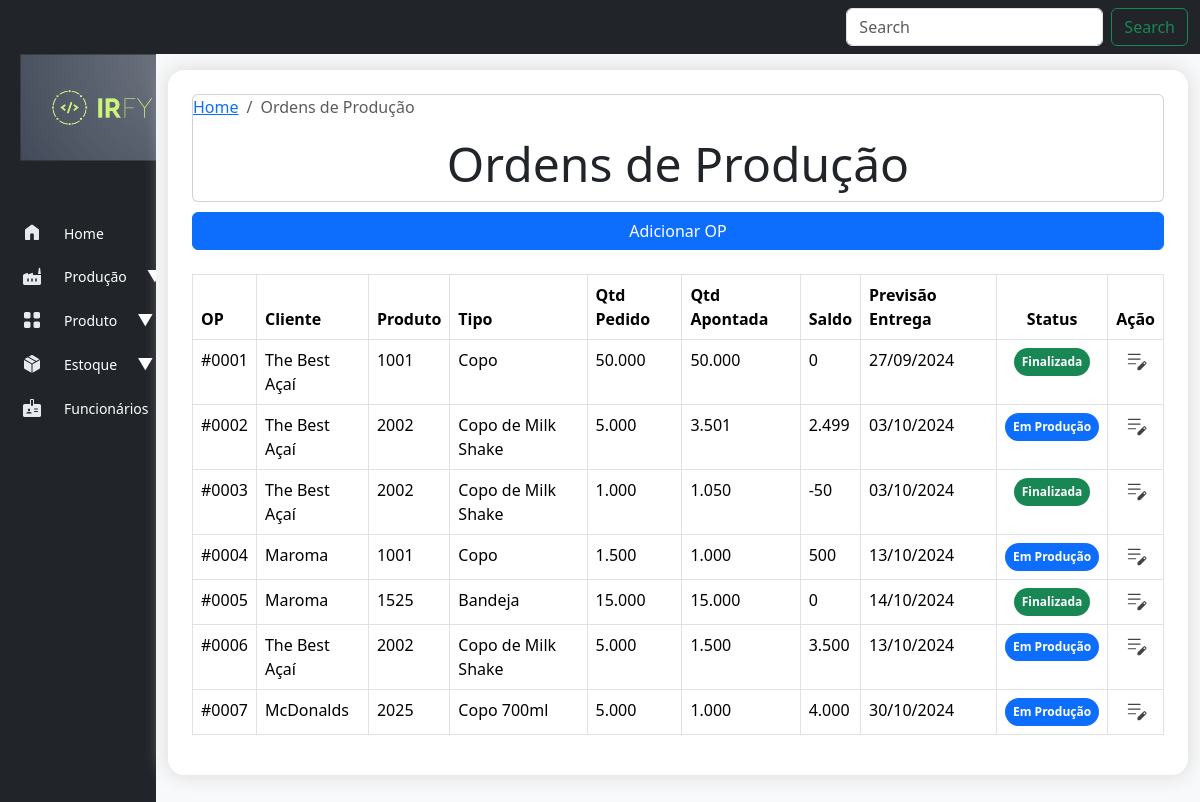
The app's page /producao/list_ordens, older data.
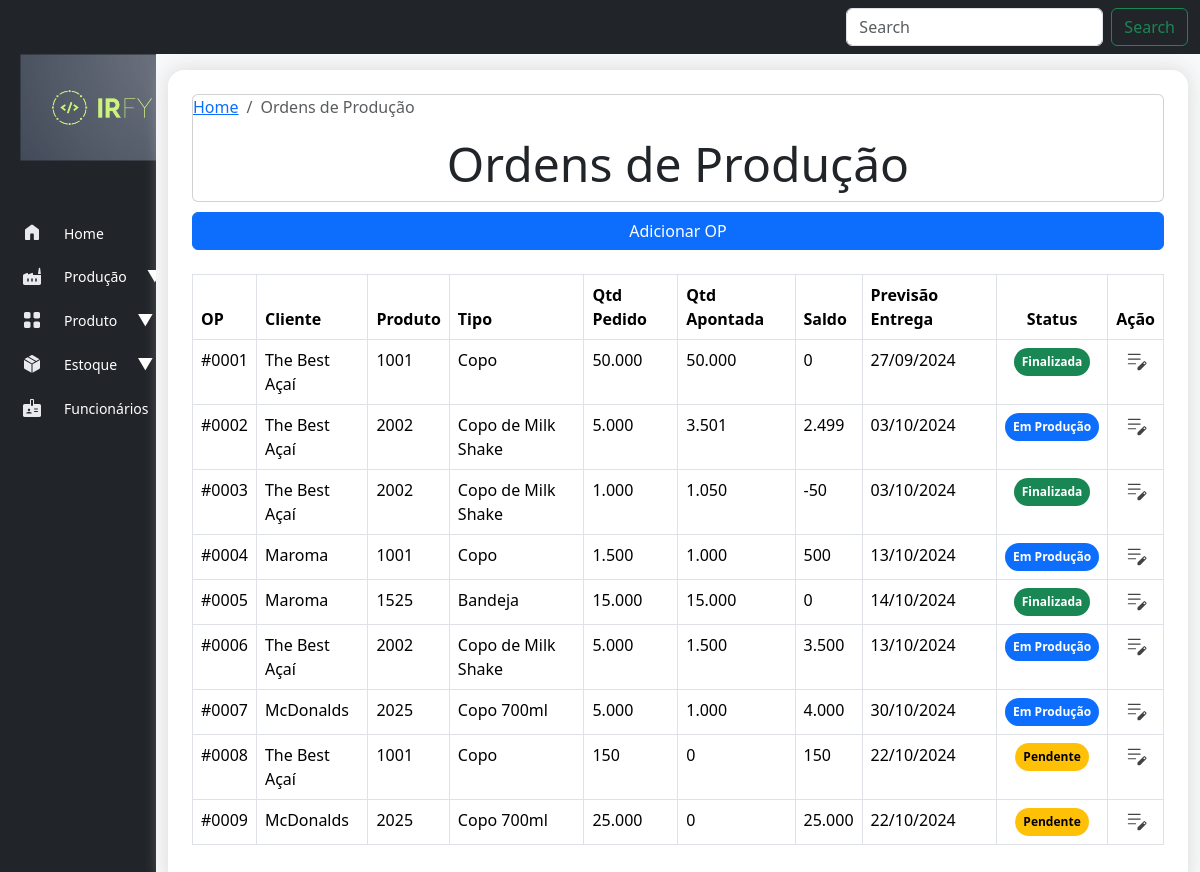
The same page, newer data.
### producao/models.py (models this page shows, shortened)
class OrdemProducao(models.Model):
    STATUS_CHOICES = [
        ('pendente', 'Pendente'),
        ('em_producao', 'Em Produção'),
        ('finalizada', 'Finalizada'),
    ]
    cliente = models.ForeignKey(Cliente, on_delete=models.CASCADE)
    produto = models.ForeignKey(Produto, on_delete=models.CASCADE)
    quantidade = models.FloatField()
    quantidade_produzida = models.FloatField(default=0)
    saldo_op = models.FloatField(blank=True, null=True)
    data_criacao = models.DateTimeField(auto_now_add=True)
    data_previsao = models.DateField()
    status = models.CharField(max_length=20, choices=STATUS_CHOICES, default='pendente')
    class Meta:
        verbose_name_plural = 'ordens_de_producao'

### cadastro/models.py (models this page shows, shortened)
class Cliente(models.Model):
    TIPOS_CLIENTE = [
        ('pf', 'Pessoa Física'),
        ('pj', 'Pessoa Jurídica'),
    ]
    nome_cliente = models.CharField(max_length=255)
    tipo_cliente = models.CharField(max_length=2, choices=TIPOS_CLIENTE, default='pf')
    cpf_cnpj = models.CharField(max_length=18, unique=True)
    email = models.EmailField(max_length=254)
    telefone = models.CharField(max_length=20, blank=True, null=True)
    endereco = models.TextField()
    data_cadastro = models.DateTimeField(auto_now_add=True)

class Produto(models.Model):
    cliente = models.ForeignKey(Cliente, on_delete=models.CASCADE)
    nome = models.CharField(max_length=255)
    codigo = models.CharField(max_length=50, unique=True)
    descricao = models.TextField(blank=True)
    material = models.CharField(max_length=100)
    peso = models.DecimalField(max_digits=10, decimal_places=2)
    volume = models.DecimalField(max_digits=10, decimal_places=2)
    cor = models.CharField(max_length=50)

### producao/views.py (the view)
# urls.py: path('list_ordens', views.list_ordem_producao, name='list_ordens'),
def list_ordem_producao(request):
    ordens_producao = OrdemProducao.objects.order_by('data_criacao')
    context = {'ordens_producao': ordens_producao}
    return render(request, 'producao/list-ordem-producao.html', context)

### producao/templates/producao/list-ordem-producao.html (shortened to what this page needs)
{% extends "base.html" %}
{% load static %}
{% load humanize %}
{% block header %}
<nav aria-label="breadcrumb">
  <ol class="breadcrumb">
    <li class="breadcrumb-item"><a href="{% url 'index' %}">Home</a></li>
    <li class="breadcrumb-item active" aria-current="page">Ordens de Produção</li>
  </ol>
</nav>
        <h2 style="text-align: center;" class="display-5">Ordens de Produção</h2>
{% endblock header %}
{% block content %}
{% block buttons %}
  <div class="d-grid gap-2" style="margin-top: 10px;">
      <a class="btn btn-primary" href="{% url 'new_ordem'%}" role="button">Adicionar OP</a>
  </div>
{% endblock buttons %}
    <table class="table table-bordered table-hover">
        <thead >
          <tr>
            <th scope="col">OP</th>
            <th scope="col">Cliente</th>
            <th scope="col">Produto</th>
            <th scope="col">Tipo</th>
            <th scope="col">Qtd Pedido</th>
            <th scope="col">Qtd Apontada</th>
            <th scope="col">Saldo</th>
            <th scope="col">Previsão Entrega</th>
            <th style="text-align: center;" scope="col">Status</th>
            <th style="text-align: center;" scope="col">Ação</th>
          </tr>
        </thead>
        <tbody class="table">
        {% for ordem_producao in ordens_producao %}
          <tr onclick="window.location.href='{% url 'ordem_producao' ordem_producao.id  %}'">
              <td scope="row">#000{{ ordem_producao.id }}</td>
              <td>{{ ordem_producao.cliente.nome_cliente }}</td>
              <td>{{ ordem_producao.produto.codigo }}</td>
              <td>{{ ordem_producao.produto.nome }}</td>
              <td>{{ ordem_producao.quantidade|floatformat:0|intcomma }}</td>
              <td>{{ ordem_producao.quantidade_produzida|floatformat:0|intcomma}}</td>
              <td>{{ ordem_producao.saldo_op|floatformat:0|intcomma }}</td>
              <td>{{ ordem_producao.data_previsao | date:'d/m/Y'}}</td>
              {% if ordem_producao.status == "em_producao"%}
                <td style="text-align: center;"><span class="badge rounded-pill text-bg-primary">{{ ordem_producao.get_status_display }}</span></td>
              {% elif ordem_producao.status == "pendente" %}
               <td style="text-align: center;"><span class="badge rounded-pill text-bg-warning">{{ ordem_producao.get_status_display }}</span></td>
              {% else %}
                <td style="text-align: center;"> <span class="badge rounded-pill text-bg-success">{{ ordem_producao.get_status_display }}</span></td>
              {% endif %}
              <td style="text-align: center;"><a class="p-0" href="{% url 'apontamento_producao' ordem_producao.id %}"><img src="{% static 'icons/edit.svg' %}" style="padding: 0;"></a></td>
          </tr>
        {% empty %}
          Não há ordens para visualizar
        {% endfor %}
        </tbody>
      </table>
{% endblock content %}

Row changes from the older to the newer data that the page shows:
added OrdemProducao: id "8", cliente.nome_cliente "The Best Açaí", produto.codigo "1001", produto.nome "Copo", quantidade "150", quantidade_produzida "0", saldo_op "150", data_previsao "22/10/2024", status "Pendente"
added OrdemProducao: id "9", cliente.nome_cliente "McDonalds", produto.codigo "2025", produto.nome "Copo 700ml", quantidade "25.000", quantidade_produzida "0", saldo_op "25.000", data_previsao "22/10/2024", status "Pendente"
